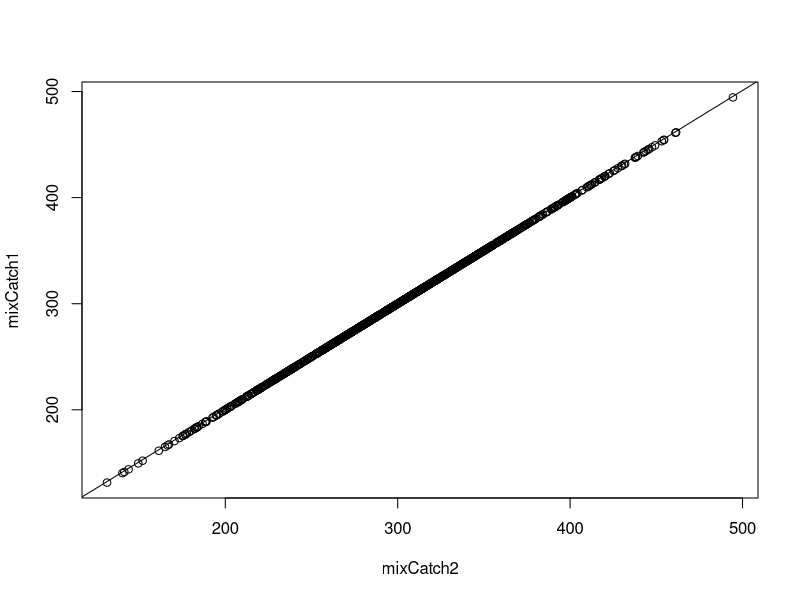
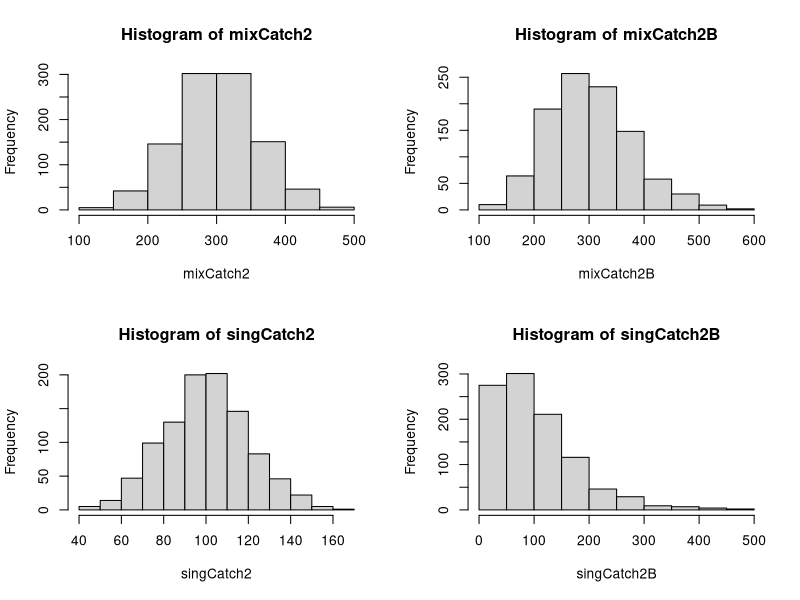

These figures' R source, in order:
## ---- chunk 1
N <- 1000
ouSig <- 0.2
set.seed(123); mixErr <- rnorm(N, 0, ouSig)
# set.seed(123); mixErrL <- rlnorm(N, 0, ouSig)
foreRec <- 1000 #assumed abundance necessary when converting ERs to TAC
set.seed(777); rec <- round(rnorm(N, foreRec, 100), 0)
targHR <- 0.4

targTAC <- targHR * foreRec
#simulate some simple TAC bookkeeping by splitting total TAC between two 
#fisheries
mixTAC <- 0.75 * targTAC
singTAC <- 0.25 * targTAC

## Two options
mixCatch1 <- mixTAC * (1 + mixErr)
# mixCatch1L <- exp(log(mixTAC) + mixErrL)
singCatch1 <- singTAC * (1 + mixErr)

mixHR <- mixTAC / rec #note that back-conversion uses true, not forecasted, rec
singHR <- singTAC / rec
mixCatch2 <- (mixHR * (1 + mixErr)) * rec
singCatch2 <- (singHR * (1 + mixErr)) * rec

# Double check to make sure that the two methods produce equivalent realized
# catches
plot(mixCatch1 ~ mixCatch2)
abline(1, 1)
## ---- chunk 2
N <- 1000
foreRec <- 1000 #assumed abundance necessary when converting ERs to TAC
set.seed(777); rec <- round(rnorm(N, foreRec, 100), 0)
targHR <- 0.4

targTAC <- targHR * foreRec
#simulate some simple TAC bookkeeping by splitting total TAC between two 
#fisheries
mixTAC <- 0.75 * targTAC
singTAC <- 0.25 * targTAC

targMixHR <- mixTAC/foreRec
targSingHR <- singTAC/foreRec

# outcome uncertainty
betaOU <- function(targHR, ouSig, N) {
  location <-  targHR^2 * (((1 - targHR)/ouSig^2) - 1/(targHR))
  scale <- location * (1/targHR - 1)
  rbeta(N, location, scale, ncp = 0)
}

ouSigB <- 0.07
realMixHR <- betaOU(targMixHR, ouSigB, N)
realSingHR <- betaOU(targSingHR, ouSigB, N)

mixCatch2B <- realMixHR * rec
singCatch2B <- realSingHR * rec

# Compare realized catches with N vs. beta
par(mfrow = c(2, 2))
hist(mixCatch2)
hist(mixCatch2B)
hist(singCatch2)
hist(singCatch2B)
